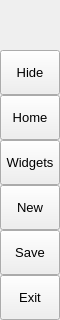
        <widget class="QFrame" name="leftMenuBg">
         <property name="minimumSize">
          <size>
           <width>60</width>
           <height>0</height>
          </size>
         </property>
         <property name="maximumSize">
          <size>
           <width>60</width>
           <height>16777215</height>
          </size>
         </property>
         <property name="frameShape">
          <enum>QFrame::NoFrame</enum>
         </property>
         <property name="frameShadow">
          <enum>QFrame::Raised</enum>
         </property>
         <layout class="QVBoxLayout" name="verticalLayout_3">
          <property name="spacing">
           <number>0</number>
          </property>
          <property name="leftMargin">
           <number>0</number>
          </property>
          <property name="topMargin">
           <number>0</number>
          </property>
          <property name="rightMargin">
           <number>0</number>
          </property>
          <property name="bottomMargin">
           <number>0</number>
          </property>
          <item>
           <widget class="QFrame" name="topLogoInfo">
            <property name="minimumSize">
             <size>
              <width>0</width>
              <height>50</height>
             </size>
            </property>
            <property name="maximumSize">
             <size>
              <width>16777215</width>
              <height>50</height>
             </size>
            </property>
            <property name="frameShape">
             <enum>QFrame::NoFrame</enum>
            </property>
            <property name="frameShadow">
             <enum>QFrame::Raised</enum>
            </property>
            <widget class="QFrame" name="topLogo">
             <property name="geometry">
              <rect>
               <x>10</x>
               <y>5</y>
               <width>42</width>
               <height>42</height>
              </rect>
             </property>
             <property name="minimumSize">
              <size>
               <width>42</width>
               <height>42</height>
              </size>
             </property>
             <property name="maximumSize">
              <size>
               <width>42</width>
               <height>42</height>
              </size>
             </property>
             <property name="frameShape">
              <enum>QFrame::NoFrame</enum>
             </property>
             <property name="frameShadow">
              <enum>QFrame::Raised</enum>
             </property>
            </widget>
            <widget class="QLabel" name="titleLeftApp">
             <property name="geometry">
              <rect>
               <x>70</x>
               <y>8</y>
               <width>160</width>
               <height>20</height>
              </rect>
             </property>
             <property name="font">
              <font>
               <family>Segoe UI Semibold</family>
               <pointsize>12</pointsize>
               <italic>false</italic>
               <bold>false</bold>
              </font>
             </property>
             <property name="text">
              <string>PyDracula</string>
             </property>
             <property name="alignment">
              <set>Qt::AlignLeading|Qt::AlignLeft|Qt::AlignTop</set>
             </property>
            </widget>
            <widget class="QLabel" name="titleLeftDescription">
             <property name="geometry">
              <rect>
               <x>70</x>
               <y>27</y>
               <width>160</width>
               <height>16</height>
              </rect>
             </property>
             <property name="maximumSize">
              <size>
               <width>16777215</width>
               <height>16</height>
              </size>
             </property>
             <property name="font">
              <font>
               <family>Segoe UI</family>
               <pointsize>8</pointsize>
               <italic>false</italic>
               <bold>false</bold>
              </font>
             </property>
             <property name="text">
              <string>Modern GUI / Flat Style</string>
             </property>
             <property name="alignment">
              <set>Qt::AlignLeading|Qt::AlignLeft|Qt::AlignTop</set>
             </property>
            </widget>
           </widget>
          </item>
          <item>
           <widget class="QFrame" name="leftMenuFrame">
            <property name="frameShape">
             <enum>QFrame::NoFrame</enum>
            </property>
            <property name="frameShadow">
             <enum>QFrame::Raised</enum>
            </property>
            <layout class="QVBoxLayout" name="verticalMenuLayout">
             <property name="spacing">
              <number>0</number>
             </property>
             <property name="leftMargin">
              <number>0</number>
             </property>
             <property name="topMargin">
              <number>0</number>
             </property>
             <property name="rightMargin">
              <number>0</number>
             </property>
             <property name="bottomMargin">
              <number>0</number>
             </property>
             <item>
              <widget class="QFrame" name="toggleBox">
               <property name="maximumSize">
                <size>
                 <width>16777215</width>
                 <height>45</height>
                </size>
               </property>
               <property name="frameShape">
                <enum>QFrame::NoFrame</enum>
               </property>
               <property name="frameShadow">
                <enum>QFrame::Raised</enum>
               </property>
               <layout class="QVBoxLayout" name="verticalLayout_4">
                <property name="spacing">
                 <number>0</number>
                </property>
                <property name="leftMargin">
                 <number>0</number>
                </property>
                <property name="topMargin">
                 <number>0</number>
                </property>
                <property name="rightMargin">
                 <number>0</number>
                </property>
                <property name="bottomMargin">
                 <number>0</number>
                </property>
                <item>
                 <widget class="QPushButton" name="toggleButton">
                  <property name="sizePolicy">
                   <sizepolicy hsizetype="Expanding" vsizetype="Fixed">
                    <horstretch>0</horstretch>
                    <verstretch>0</verstretch>
                   </sizepolicy>
                  </property>
                  <property name="minimumSize">
                   <size>
                    <width>0</width>
                    <height>45</height>
                   </size>
                  </property>
                  <property name="font">
                   <font>
                    <family>Segoe UI</family>
                    <pointsize>10</pointsize>
                    <italic>false</italic>
                    <bold>false</bold>
                   </font>
                  </property>
                  <property name="cursor">
                   <cursorShape>PointingHandCursor</cursorShape>
                  </property>
                  <property name="layoutDirection">
                   <enum>Qt::LeftToRight</enum>
                  </property>
                  <property name="styleSheet">
                   <string notr="true">background-image: url(:/icons/images/icons/icon_menu.png);</string>
                  </property>
                  <property name="text">
                   <string>Hide</string>
                  </property>
                 </widget>
                </item>
               </layout>
              </widget>
             </item>
             <item alignment="Qt::AlignTop">
              <widget class="QFrame" name="topMenu">
               <property name="frameShape">
                <enum>QFrame::NoFrame</enum>
               </property>
               <property name="frameShadow">
                <enum>QFrame::Raised</enum>
               </property>
               <layout class="QVBoxLayout" name="verticalLayout_8">
                <property name="spacing">
                 <number>0</number>
                </property>
                <property name="leftMargin">
                 <number>0</number>
                </property>
                <property name="topMargin">
                 <number>0</number>
                </property>
                <property name="rightMargin">
                 <number>0</number>
                </property>
                <property name="bottomMargin">
                 <number>0</number>
                </property>
                <item>
                 <widget class="QPushButton" name="btn_home">
                  <property name="sizePolicy">
                   <sizepolicy hsizetype="Expanding" vsizetype="Fixed">
                    <horstretch>0</horstretch>
                    <verstretch>0</verstretch>
                   </sizepolicy>
                  </property>
                  <property name="minimumSize">
                   <size>
                    <width>0</width>
                    <height>45</height>
                   </size>
                  </property>
                  <property name="font">
                   <font>
                    <family>Segoe UI</family>
                    <pointsize>10</pointsize>
                    <italic>false</italic>
                    <bold>false</bold>
                   </font>
                  </property>
                  <property name="cursor">
                   <cursorShape>PointingHandCursor</cursorShape>
                  </property>
                  <property name="layoutDirection">
                   <enum>Qt::LeftToRight</enum>
                  </property>
                  <property name="styleSheet">
                   <string notr="true">background-image: url(:/icons/images/icons/cil-home.png);</string>
                  </property>
                  <property name="text">
                   <string>Home</string>
                  </property>
                 </widget>
                </item>
                <item>
                 <widget class="QPushButton" name="btn_widgets">
                  <property name="sizePolicy">
                   <sizepolicy hsizetype="Expanding" vsizetype="Fixed">
                    <horstretch>0</horstretch>
                    <verstretch>0</verstretch>
                   </sizepolicy>
                  </property>
                  <property name="minimumSize">
                   <size>
                    <width>0</width>
                    <height>45</height>
                   </size>
                  </property>
                  <property name="font">
                   <font>
                    <family>Segoe UI</family>
                    <pointsize>10</pointsize>
                    <italic>false</italic>
                    <bold>false</bold>
                   </font>
                  </property>
                  <property name="cursor">
                   <cursorShape>PointingHandCursor</cursorShape>
                  </property>
                  <property name="layoutDirection">
                   <enum>Qt::LeftToRight</enum>
                  </property>
                  <property name="styleSheet">
                   <string notr="true">background-image: url(:/icons/images/icons/cil-gamepad.png);</string>
                  </property>
                  <property name="text">
                   <string>Widgets</string>
                  </property>
                 </widget>
                </item>
                <item>
                 <widget class="QPushButton" name="btn_new">
                  <property name="sizePolicy">
                   <sizepolicy hsizetype="Expanding" vsizetype="Fixed">
                    <horstretch>0</horstretch>
                    <verstretch>0</verstretch>
                   </sizepolicy>
                  </property>
                  <property name="minimumSize">
                   <size>
                    <width>0</width>
                    <height>45</height>
                   </size>
                  </property>
                  <property name="font">
                   <font>
                    <family>Segoe UI</family>
                    <pointsize>10</pointsize>
                    <italic>false</italic>
                    <bold>false</bold>
                   </font>
                  </property>
                  <property name="cursor">
                   <cursorShape>PointingHandCursor</cursorShape>
                  </property>
                  <property name="layoutDirection">
                   <enum>Qt::LeftToRight</enum>
                  </property>
                  <property name="styleSheet">
                   <string notr="true">background-image: url(:/icons/images/icons/cil-file.png);</string>
                  </property>
                  <property name="text">
                   <string>New</string>
                  </property>
                 </widget>
                </item>
                <item>
                 <widget class="QPushButton" name="btn_save">
                  <property name="sizePolicy">
                   <sizepolicy hsizetype="Expanding" vsizetype="Fixed">
                    <horstretch>0</horstretch>
                    <verstretch>0</verstretch>
                   </sizepolicy>
                  </property>
                  <property name="minimumSize">
                   <size>
                    <width>0</width>
                    <height>45</height>
                   </size>
                  </property>
                  <property name="font">
                   <font>
                    <family>Segoe UI</family>
                    <pointsize>10</pointsize>
                    <italic>false</italic>
                    <bold>false</bold>
                   </font>
                  </property>
                  <property name="cursor">
                   <cursorShape>PointingHandCursor</cursorShape>
                  </property>
                  <property name="layoutDirection">
                   <enum>Qt::LeftToRight</enum>
                  </property>
                  <property name="styleSheet">
                   <string notr="true">background-image: url(:/icons/images/icons/cil-save.png)</string>
                  </property>
                  <property name="text">
                   <string>Save</string>
                  </property>
                 </widget>
                </item>
                <item>
                 <widget class="QPushButton" name="btn_exit">
                  <property name="sizePolicy">
                   <sizepolicy hsizetype="Expanding" vsizetype="Fixed">
                    <horstretch>0</horstretch>
                    <verstretch>0</verstretch>
                   </sizepolicy>
                  </property>
                  <property name="minimumSize">
                   <size>
                    <width>0</width>
                    <height>45</height>
                   </size>
                  </property>
                  <property name="font">
                   <font>
                    <family>Segoe UI</family>
                    <pointsize>10</pointsize>
                    <italic>false</italic>
                    <bold>false</bold>
                   </font>
                  </property>
                  <property name="cursor">
                   <cursorShape>PointingHandCursor</cursorShape>
                  </property>
                  <property name="layoutDirection">
                   <enum>Qt::LeftToRight</enum>
                  </property>
                  <property name="styleSheet">
                   <string notr="true">background-image: url(:/icons/images/icons/cil-x.png);</string>
                  </property>
                  <property name="text">
                   <string>Exit</string>
                  </property>
                 </widget>
                </item>
               </layout>
              </widget>
             </item>
            </layout>
           </widget>
          </item>
         </layout>
        </widget>
